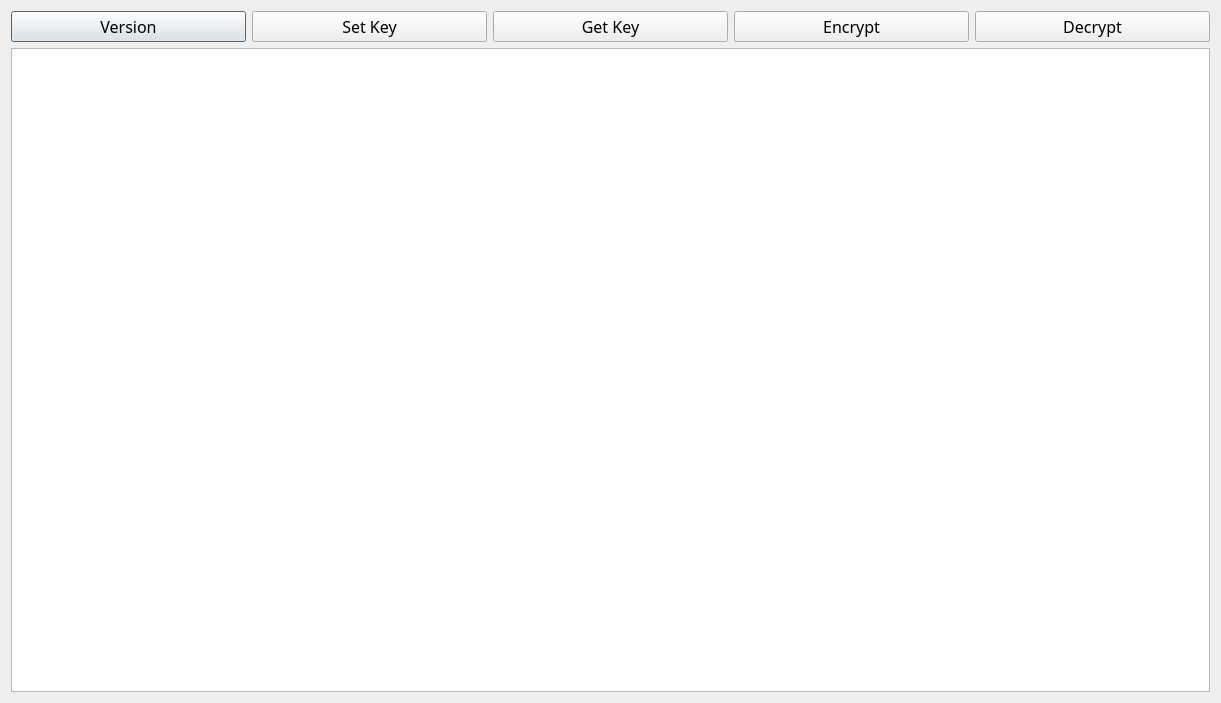
<?xml version="1.0" encoding="UTF-8"?>
<ui version="4.0">
 <class>Dialog</class>
 <widget class="QDialog" name="Dialog">
  <property name="geometry">
   <rect>
    <x>0</x>
    <y>0</y>
    <width>1221</width>
    <height>703</height>
   </rect>
  </property>
  <property name="font">
   <font>
    <family>D2Coding</family>
    <pointsize>12</pointsize>
   </font>
  </property>
  <property name="windowTitle">
   <string>Dialog</string>
  </property>
  <layout class="QGridLayout" name="gridLayout">
   <item row="0" column="0">
    <layout class="QVBoxLayout" name="verticalLayout">
     <item>
      <layout class="QHBoxLayout" name="horizontalLayout">
       <item>
        <widget class="QPushButton" name="pushButton_Version">
         <property name="text">
          <string>Version</string>
         </property>
        </widget>
       </item>
       <item>
        <widget class="QPushButton" name="pushButton_SetKey">
         <property name="text">
          <string>Set Key</string>
         </property>
        </widget>
       </item>
       <item>
        <widget class="QPushButton" name="pushButton_GetKey">
         <property name="text">
          <string>Get Key</string>
         </property>
        </widget>
       </item>
       <item>
        <widget class="QPushButton" name="pushButton_Encrypt">
         <property name="text">
          <string>Encrypt</string>
         </property>
        </widget>
       </item>
       <item>
        <widget class="QPushButton" name="pushButton_Decrypt">
         <property name="text">
          <string>Decrypt</string>
         </property>
        </widget>
       </item>
      </layout>
     </item>
     <item>
      <widget class="QPlainTextEdit" name="plainTextEdit_Logging"/>
     </item>
    </layout>
   </item>
  </layout>
 </widget>
 <resources/>
 <connections/>
</ui>
